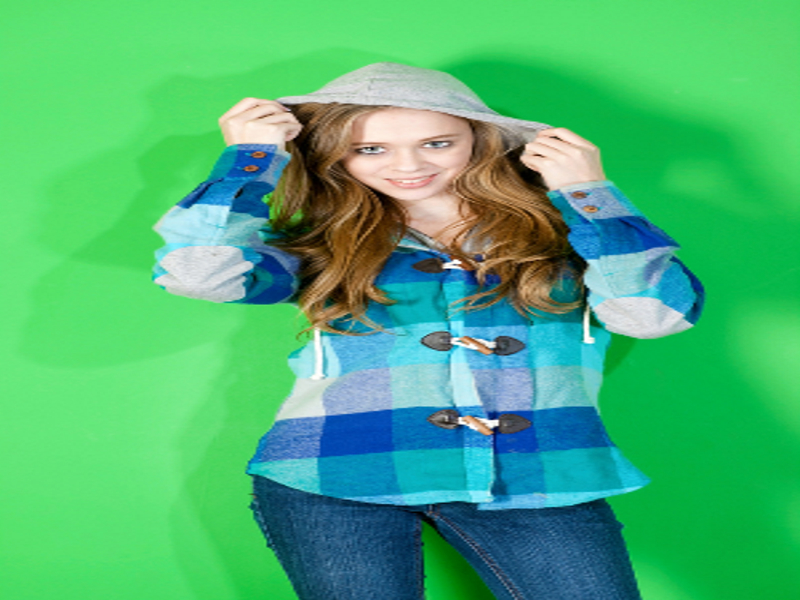
#> input picture Test/Front_Image.jpg, 800 x 600 px
$ python code26.py
#> lines starting #> are read from the running program, lines starting #| are printed output that depends on the picture; after the words box and inside, x2 and y2 are one past the last pixel; in counts of white or black regions, pixels touching at a corner belong together
import cv2
import numpy as np

front_image = cv2.imread("Front_Image.jpg",cv2.IMREAD_COLOR)
#> front_image is the input picture: shape (600, 800, 3); mean B, G, R 116.7, 179.5, 73.1
back_image = cv2.imread("Background_Image.jpg",cv2.IMREAD_COLOR)
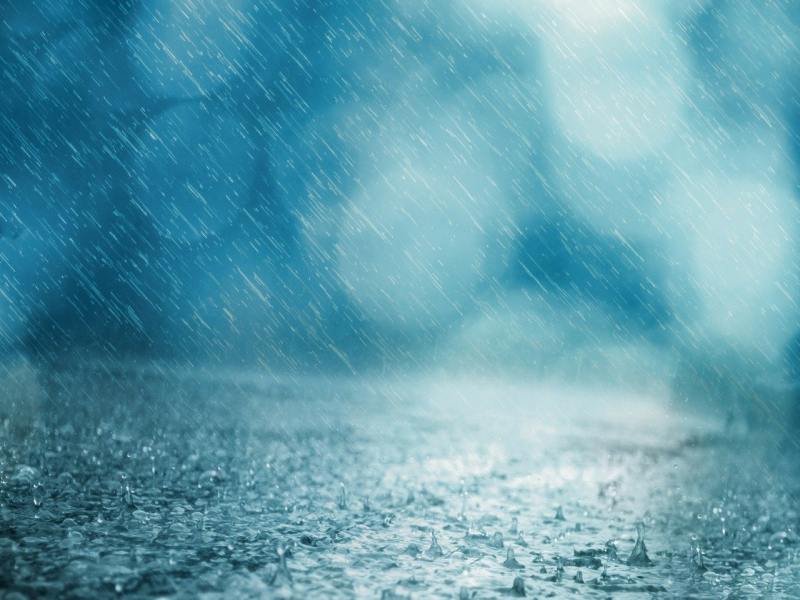
#> input picture Test/Background_Image.jpg, 800 x 600 px
#> back_image is the input picture: shape (600, 800, 3); mean B, G, R 172.6, 156.9, 96.3

# [4 lines of commented-out code are left out]

image_hsv = cv2.cvtColor(src = front_image,code = cv2.COLOR_BGR2HSV)
#> image_hsv: shape (600, 800, 3); mean H, S, V 69.5, 172.2, 191.1
green_low_bound = np.array([40,100,50]) #녹색의 하한선
green_upper_bound = np.array([80,255,255]) # 녹색의 상한선

# mask image
mask_image = cv2.inRange(image_hsv, green_low_bound, green_upper_bound)
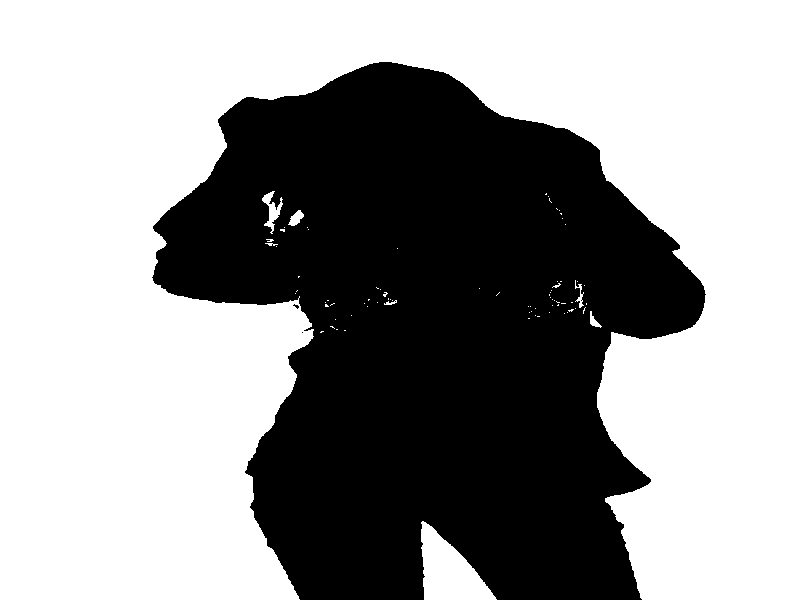
#> mask_image: shape (600, 800); 59.9% white; 3 black regions (2 under 20 px), largest, box (x1, y1, x2, y2) and area: (152, 62, 706, 600) 192679
cv2.imshow("Image",mask_image)
# cv2.waitKey(0)
# cv2.destroyAllWindows()

inverse_mask_image = cv2.bitwise_not(mask_image)
cv2.imshow('inverse mask image',inverse_mask_image)
# cv2.waitKey(0)
# cv2.destroyAllWindows()

# 녹색픽셀들만 추출하기
extract_green_pixels = cv2.bitwise_and(src1=front_image,src2=front_image,mask=mask_image)
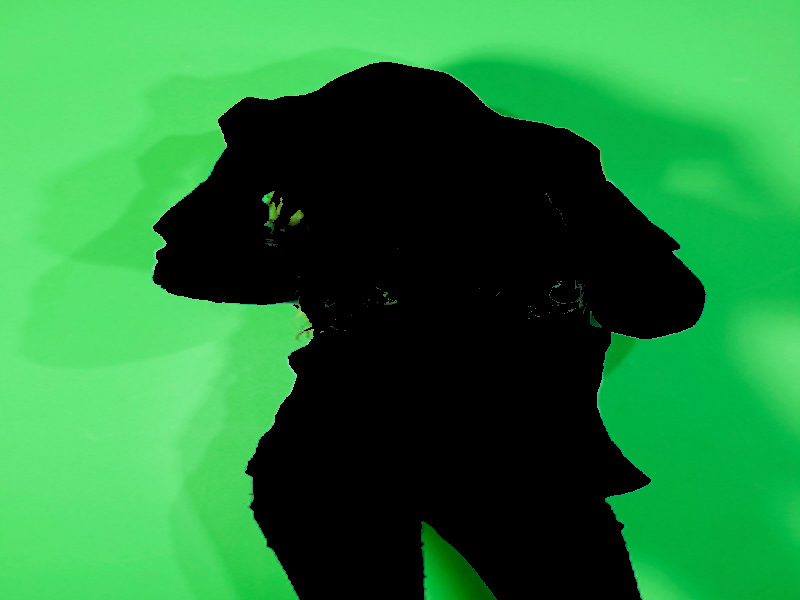
#> extract_green_pixels: shape (600, 800, 3); mean B, G, R 58.2, 125.7, 37.4
cv2.imshow('extract_green pixels',extract_green_pixels)
# cv2.waitKey(0)
# cv2.destroyAllWindows()

# 녹색 아닌 픽셀만 추출하기
not_extract_green_pixels = cv2.bitwise_and(src1=front_image,src2=front_image,mask=inverse_mask_image)
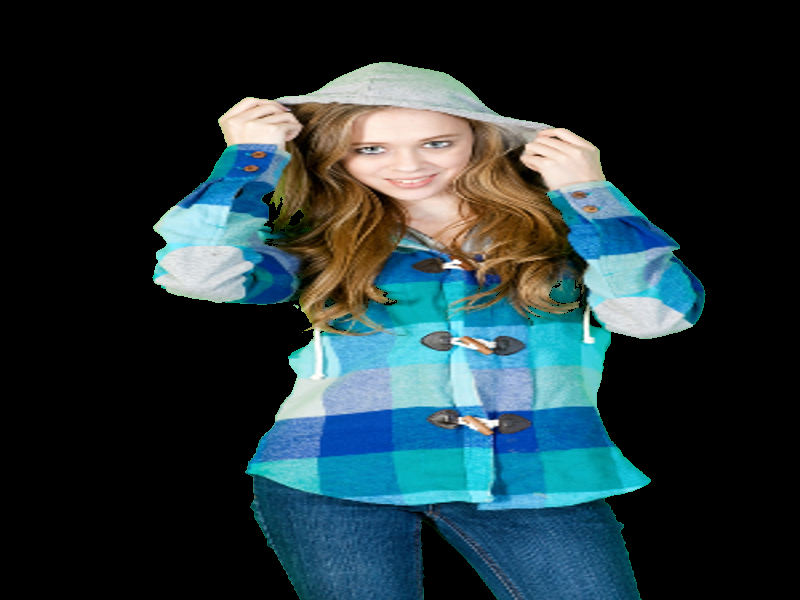
#> not_extract_green_pixels: shape (600, 800, 3); mean B, G, R 58.5, 53.8, 35.7
cv2.imshow('extract_green pixels',not_extract_green_pixels)
# cv2.waitKey(0)
# cv2.destroyAllWindows()

# 녹색과 겹치는 배경 추출하기
extract_green_background_image = cv2.bitwise_and(src1=back_image,src2=back_image,mask=mask_image)
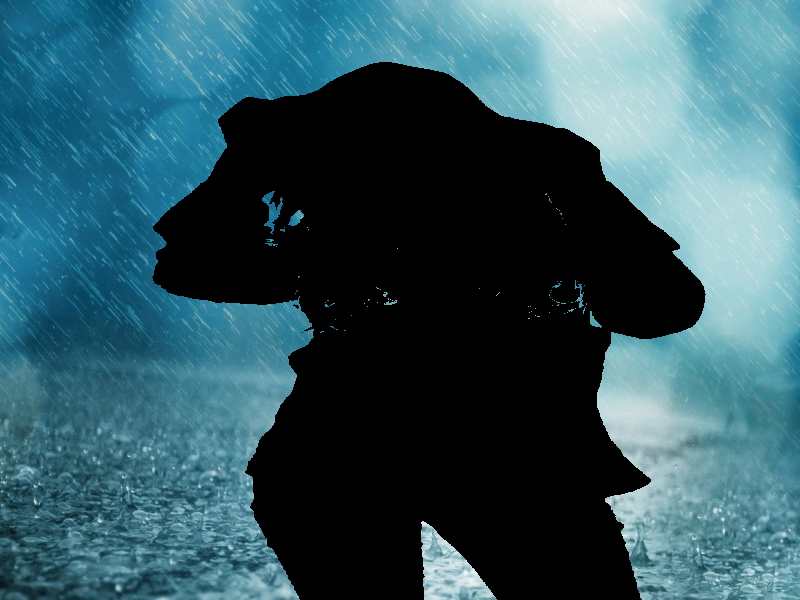
#> extract_green_background_image: shape (600, 800, 3); mean B, G, R 96.6, 86.5, 49.7
cv2.imshow('extract_green background',extract_green_background_image)
# cv2.waitKey(0)
# cv2.destroyAllWindows()

# 합치기
merge_image = cv2.bitwise_or(not_extract_green_pixels,extract_green_background_image)
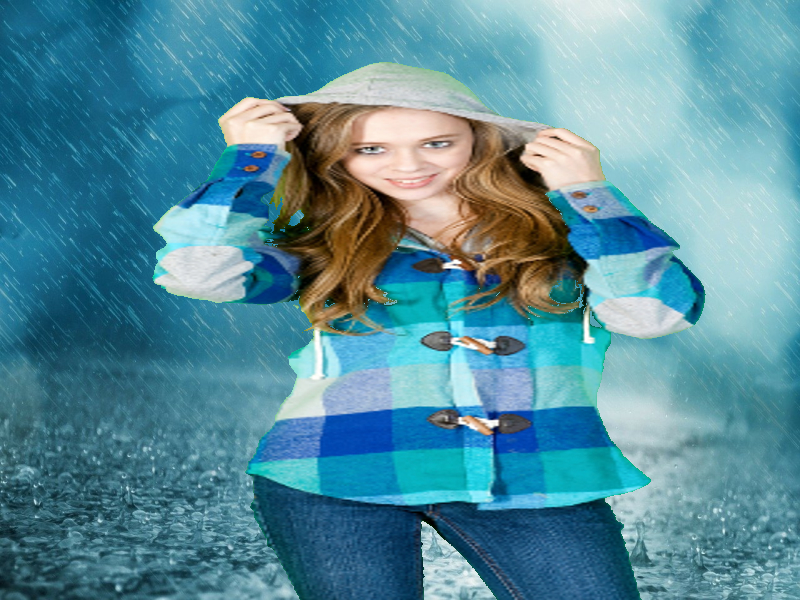
#> merge_image: shape (600, 800, 3); mean B, G, R 155.1, 140.3, 85.4
cv2.imshow('add_image', merge_image)
cv2.waitKey(0)
cv2.destroyAllWindows()
